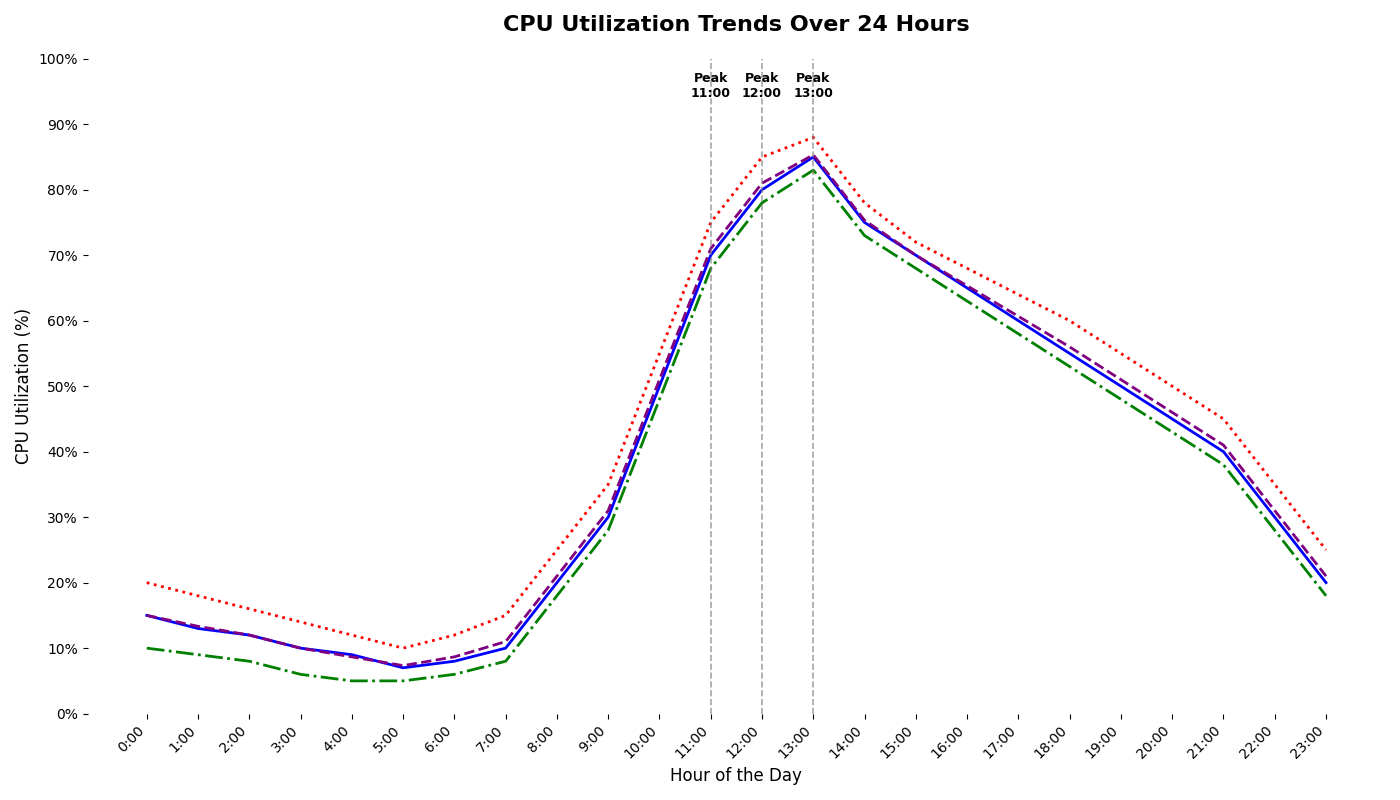

This figure's Python source:
import matplotlib.pyplot as plt
import numpy as np

# Define the hours of the day
hours = np.arange(0, 24)

# Define CPU utilization data for three server clusters (in percentages)
cluster_A = [15, 13, 12, 10, 9, 7, 8, 10, 20, 30, 50, 70, 80, 85, 75, 70, 65, 60, 55, 50, 45, 40, 30, 20]
cluster_B = [10, 9, 8, 6, 5, 5, 6, 8, 18, 28, 48, 68, 78, 83, 73, 68, 63, 58, 53, 48, 43, 38, 28, 18]
cluster_C = [20, 18, 16, 14, 12, 10, 12, 15, 25, 35, 55, 75, 85, 88, 78, 72, 68, 64, 60, 55, 50, 45, 35, 25]

# Calculate average CPU usage over the clusters
average_cpu_usage = np.mean([cluster_A, cluster_B, cluster_C], axis=0)

# Create a figure with subplots
fig, ax1 = plt.subplots(figsize=(14, 8))

# Plot lines for each server cluster
ax1.plot(hours, cluster_A, color='blue', linewidth=2, linestyle='-')
ax1.plot(hours, cluster_B, color='green', linewidth=2, linestyle='-.')
ax1.plot(hours, cluster_C, color='red', linewidth=2, linestyle=':')

# Plot the average CPU usage line
ax1.plot(hours, average_cpu_usage, color='purple', linestyle='--', linewidth=2)

# Customize the chart
ax1.set_title('CPU Utilization Trends Over 24 Hours', fontsize=16, fontweight='bold', pad=20)
ax1.set_xlabel('Hour of the Day', fontsize=12)
ax1.set_ylabel('CPU Utilization (%)', fontsize=12)
ax1.set_xticks(hours)
ax1.set_xticklabels([f'{hour}:00' for hour in hours], rotation=45, ha='right')
ax1.set_yticks(np.arange(0, 101, 10))
ax1.set_yticklabels([f'{i}%' for i in range(0, 101, 10)])

# Highlight peak hours
peak_hours = [11, 12, 13]
for hour in peak_hours:
    ax1.axvline(x=hour, color='gray', linestyle='--', linewidth=1.2, alpha=0.7)
    ax1.text(hour, ax1.get_ylim()[1] * 0.98, f'Peak\n{hour}:00', ha='center', va='top', fontsize=9, color='black', fontweight='bold')

# Remove plot borders and grid lines
ax1.spines['top'].set_visible(False)
ax1.spines['right'].set_visible(False)
ax1.spines['left'].set_visible(False)
ax1.spines['bottom'].set_visible(False)
ax1.grid(False)

# Ensure layout is well adjusted
plt.tight_layout()

# Display the plot
plt.show()
